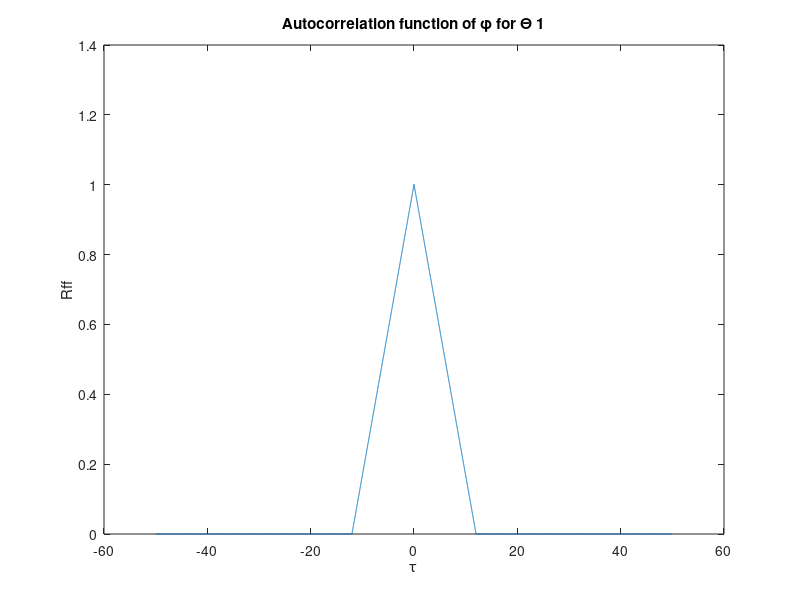
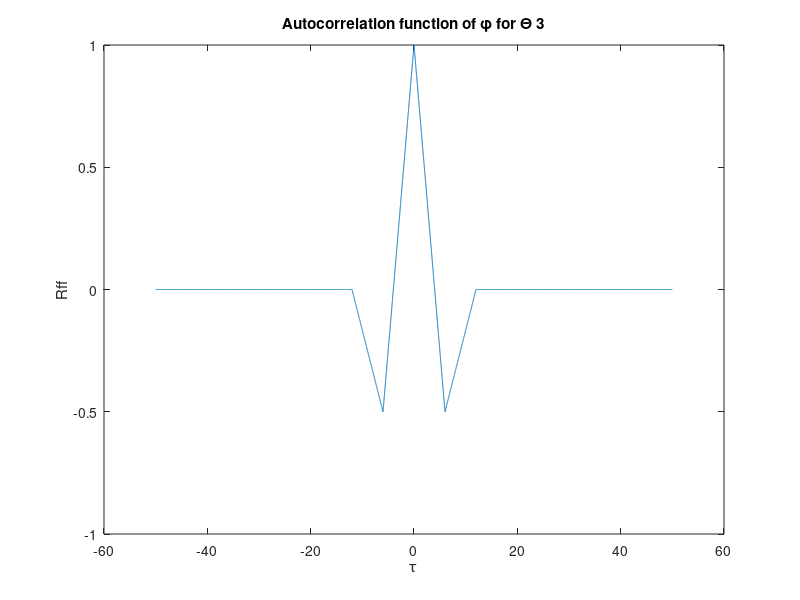

The MATLAB source for these figures, in order:
clear all;  
close all;  
% Parameters
T = 12;  % Let T=12
Ts = 0.01;  
t = -25:Ts:25; 
phi = zeros(1, length(t));
phi(abs(t) <= T/2) = 1/sqrt(T); 

% Reverse the time vector and phi for convolution
t_rev = -t(end:-1:1);
phi_rev = phi(end:-1:1);          
tconv = t(1) + t_rev(1) : Ts : t(end) + t_rev(end);

% Convolution to find the autocorrelation function
Rff = conv(phi, phi_rev) * Ts;
figure;
plot(tconv, Rff);
xlabel('\tau');
ylabel('Rff');
title('Autocorrelation function of \phi for \Theta 1');

figure();  
Rff = zeros(1, length(tconv));  % Initialize Rff
Rff(-T <= tconv & tconv < -T/2) = -1 - tconv(-T <= tconv & tconv < -T/2) / T;
Rff(-T/2 <= tconv & tconv < 0) = 1 + 3 * tconv(-T/2 <= tconv & tconv < 0) / T;
Rff(0 <= tconv & tconv < T/2) = 1 - 3 * tconv(0 <= tconv & tconv < T/2) / T;
Rff(T/2 <= tconv & tconv < T) = -1 + tconv(T/2 <= tconv & tconv < T) / T;
plot(tconv, Rff);
xlabel('\tau');
ylabel('Rff');
title('Autocorrelation function of \phi for \Theta 3');
